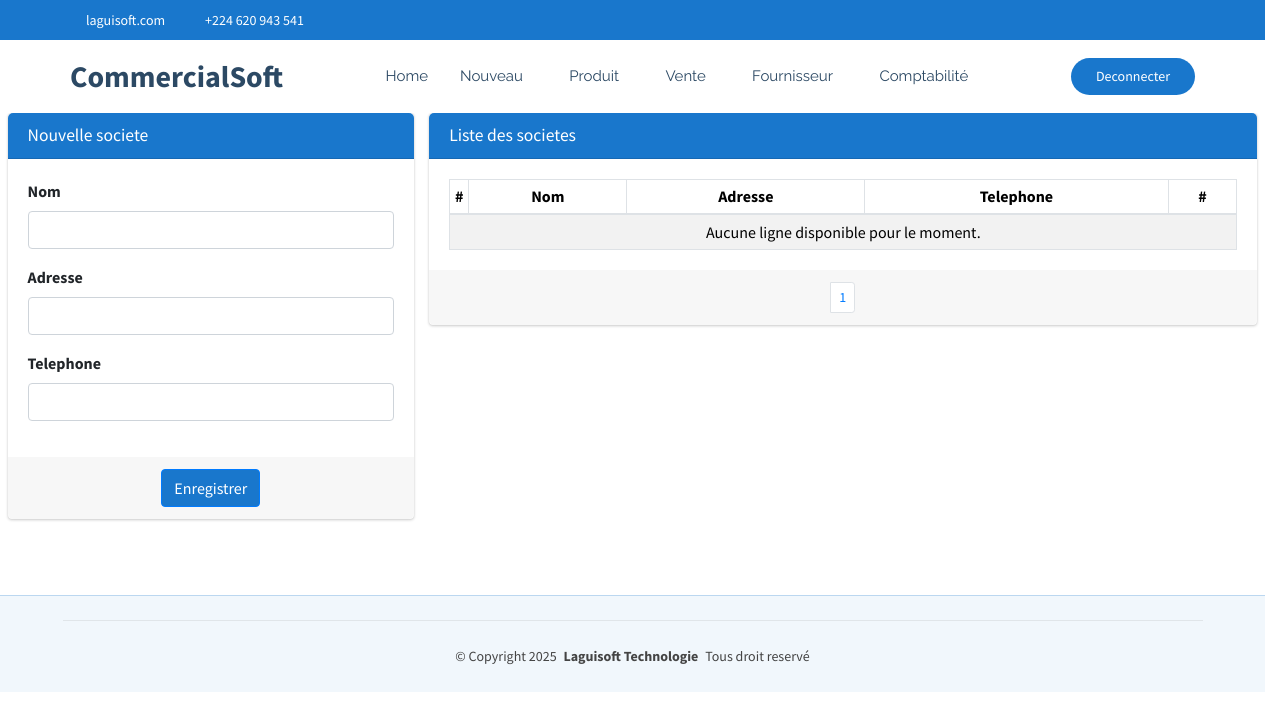
Page /commerce/commerce/societe (signed in) on the earlier database version.
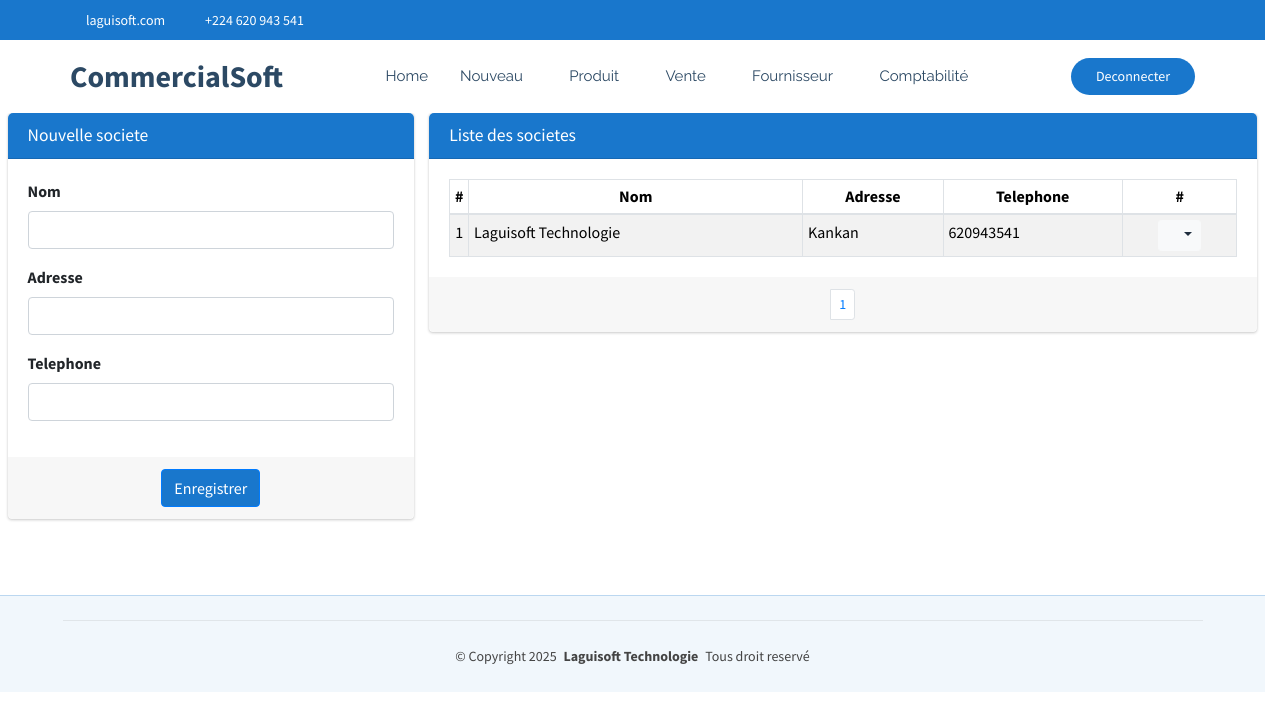
Same page on the later database version.
### CommercialSoft/models.py (models this page shows, shortened)
class Societe(models.Model):
    nom=models.CharField(max_length=100, unique=True)
    adresse=models.CharField(max_length=100, null=True, blank=True)
    telephone=models.CharField(max_length=20)

### CommercialSoft/views.py (the view)
# urls.py: path('commerce/societe', views.societe_list_create,name="commerce_societe"),
@login_required
def societe_list_create(request):
    if request.method == "POST":
        form = societeForm(request.POST)
        if form.is_valid():
            form.save()  # Sauvegarder après modification
            messages.success(request, "societe créée avec succès !")
            return redirect('commerce_societe')
        else:
            messages.error(request, "Erreur lors de la création de la societe.")
    else:
        form = societeForm()
    societe = Societe.objects.all()
    paginator = Paginator(societe, 15)
    page = request.GET.get('page')
    paginated_depense = paginator.get_page(page)
    return render(request, 'CommercialSoft/societe.html', {'form': form,'listes': paginated_depense})

### CommercialSoft/forms.py
class societeForm(forms.ModelForm):
    class Meta:
        model = Societe
        fields = ['nom','adresse', 'telephone']
        widgets = {
            'nom': forms.TextInput(attrs={'class': 'form-control'}),
            'adresse': forms.TextInput(attrs={'class': 'form-control'}),
            'telephone': forms.NumberInput(attrs={'class': 'form-control'}),
        }

### CommercialSoft/templates/CommercialSoft/societe.html (shortened to what the changed rows need)
{% extends "CommercialSoft/starter-page.html" %}
{% load static %}
{% block css %}
    <link rel="stylesheet" href="{% static 'autre/plugins/fontawesome-free/css/all.min.css' %}">
    <link rel="stylesheet" href="https://code.ionicframework.com/ionicons/2.0.1/css/ionicons.min.css">
  <link rel="stylesheet" href="{% static 'autre/plugins/sweetalert2-theme-bootstrap-4/bootstrap-4.min.css' %}">
    <link rel="stylesheet" href="{% static 'autre/dist/css/adminlte.min.css' %}">
    <link rel="stylesheet" href="{% static 'autre/plugins/toastr/toastr.min.css' %}">
{% endblock %}
{% block corp %}
<section class="content pt-0">
  <div class="container-fluid">
    <div class="row">
      <div class="col-md-8">
        <div class="card card-primary">
            <div class="card-body">
              <table class="table table-bordered table-hover table-striped table-sm">
                <thead>
                  <tr>
                    <th style="width: 10px" class="text-center">#</th>
                    <th class="text-center">Nom</th>
                    <th class="text-center">Adresse</th>
                    <th class="text-center">Telephone</th>
                    <th  class="text-center">#</th>
                  </tr>
                </thead>
                <tbody>
                  {% if listes %}
                    {% for liste in listes %}
                      <tr>
                        <td class="text-center">{{liste.id}}</td>
                        <td>{{liste.nom}}</td>
                        <td>{{liste.adresse}}</td>
                        <td>{{liste.telephone}}</td>
                        <td class="text-center">
                          <div class="btn-group">
                            <button type="button" class="btn btn-sm btn-light dropdown-toggle" data-toggle="dropdown" aria-expanded="false">
                              <i class="fas fa-cogs"></i>
                            </button>
                          </div>
                        </td>
                      </tr>
                    {% endfor %}
                  {% else %}
                    <tr>
                      <td colspan="14" class="text-center">Aucune ligne disponible pour le moment.</td>
                    </tr>
                  {% endif %}
                </tbody>
              </table>
            </div>
            <div class="card-footer clearfix">
              <ul class="pagination pagination-sm m-0 justify-content-center">
                <li class="page-item">
                  {% for num in listes.paginator.page_range %}
                    {% if listes.number == num %}
                      <li class="page-item"><a class="page-link" href="">{{ num }}</a></li>
                    {% else %}
                      <li class="page-item"><a class="page-link" href="?page={{ num }}">{{ num }}</a></li>
                    {% endif %}
                  {% endfor %}
              </ul>
            </div>
          </div>
      </div>
    </div>
  </div>
</section>
  {% endblock %}
  {% block js %}
    <link rel="stylesheet" href="{% static 'autre/plugins/fontawesome-free/css/all.min.css' %}">
    <link rel="stylesheet" href="https://code.ionicframework.com/ionicons/2.0.1/css/ionicons.min.css">
    <link rel="stylesheet" href="{% static 'autre/plugins/select2/css/select2.min.css' %}">
    <link rel="stylesheet" href="{% static 'autre/plugins/select2-bootstrap4-theme/select2-bootstrap4.min.css' %}">
  {% endblock %}

Differences in the rows shown:
added Societe: id "1", nom "Laguisoft Technologie", adresse "Kankan", telephone "620943541"
Other differences:
text no longer shown: "Aucune ligne disponible pour le moment."
